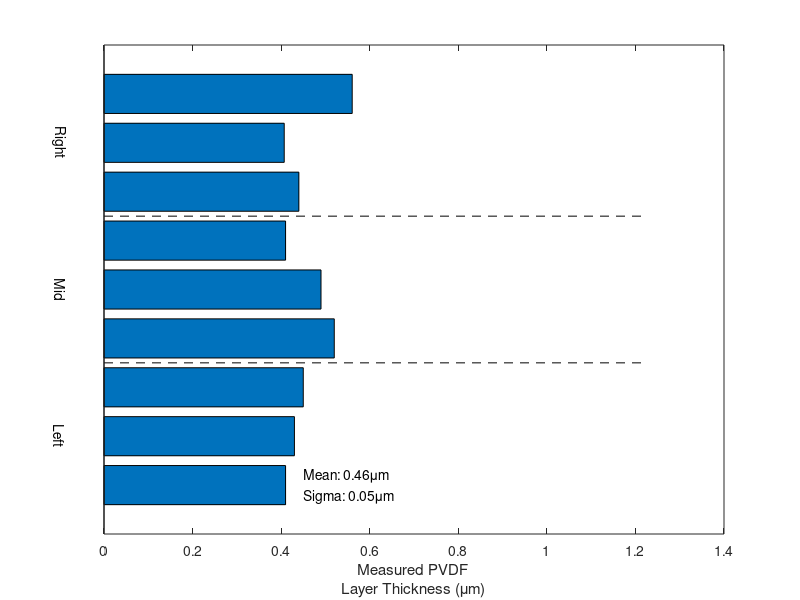

This figure's MATLAB source: (Note: this script raises an error after producing the figure.)
% sensor PVDF thickness profile mismatch
% obtained from Frederik's FIBs

% Data
left = [0.41 0.43 0.45];
mid = [0.52 0.49 0.41];
right = [0.44 0.407 0.5605];

% Calculate means
left_mean = mean(left);
mid_mean = mean(mid);
right_mean = mean(right);

% Create a horizontal bar plot (exchanging x and y axes)
figure;
barh([left, mid, right]);
hold on;

% Overlay dashed lines for means
%y = 1:3;
%plot([left_mean, mid_mean, right_mean], y, '--');

% Customize the plot
yticks([]);
yticklabels({});
xlabel(['Measured PVDF', newline, 'Layer Thickness (\mum)']);
%title('PVDF Layer Thickness');

line([0, 1.22], [3.5, 3.5], 'LineStyle', '--', 'Color', 'k');
line([0, 1.22], [6.5, 6.5], 'LineStyle', '--', 'Color', 'k');

% Add data labels on the left side of bars
labels = {'Left', 'Mid', 'Right'};
label_positions = [-0.1, -0.1, -0.1];
text(label_positions, [2 5 8], labels, 'HorizontalAlignment', 'center', 'Rotation',270);

% Add text showing mean and sigma on the right side
t1=text(0.45, 1, sprintf('Mean: %.2f\\mum\nSigma: %.2f\\mum', mean([left mid right]), std([left mid right])), 'HorizontalAlignment', 'left');

hold off;
micasplot

set(t1, 'FontSize', 13);

% Set the width and height of the figure (in pixels)
width = 300;    % Specify your desired width here
height = 400;   % Specify your desired height here
set(gcf, 'Position', [100, 100, width, height]);
saveas(gcf,['pvdf_thickness.fig'])
saveas(gcf,['pvdf_thickness.png'])